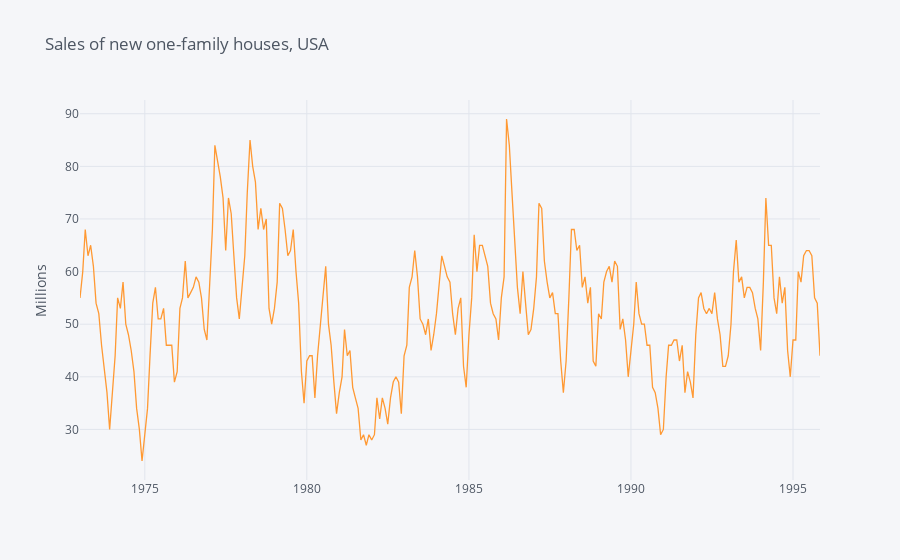

Here is the notebook cell this chart was saved with:
### Code cell
#New one-family houses in the US Example
hsales = pd.read_csv("hsales.csv", index_col = 0)
iplot(hsales.iplot(title="Sales of new one-family houses, USA", yTitle = "Millions", asFigure=True))

### Figure 1 — Plotly figure (JSON) as saved in the notebook; plotly's stock layout.template omitted (floating-point values rounded to 4 significant figures; data arrays with more than 128 entries replaced by an {"elided": "..."} marker saying what was removed)
{"data": [{"line": {"color": "rgba(255, 153, 51, 1.0)", "dash": "solid", "shape": "linear", "width": 1.3}, "mode": "lines", "name": "hsales", "text": "", "type": "scatter", "x": {"elided": "275 str values"}, "y": {"elided": "275 int values"}}], "layout": {"legend": {"bgcolor": "#F5F6F9", "font": {"color": "#4D5663"}}, "paper_bgcolor": "#F5F6F9", "plot_bgcolor": "#F5F6F9", "title": {"font": {"color": "#4D5663"}, "text": "Sales of new one-family houses, USA"}, "xaxis": {"gridcolor": "#E1E5ED", "showgrid": true, "tickfont": {"color": "#4D5663"}, "title": {"font": {"color": "#4D5663"}, "text": ""}, "zerolinecolor": "#E1E5ED"}, "yaxis": {"gridcolor": "#E1E5ED", "showgrid": true, "tickfont": {"color": "#4D5663"}, "title": {"font": {"color": "#4D5663"}, "text": "Millions"}, "zerolinecolor": "#E1E5ED"}}}
